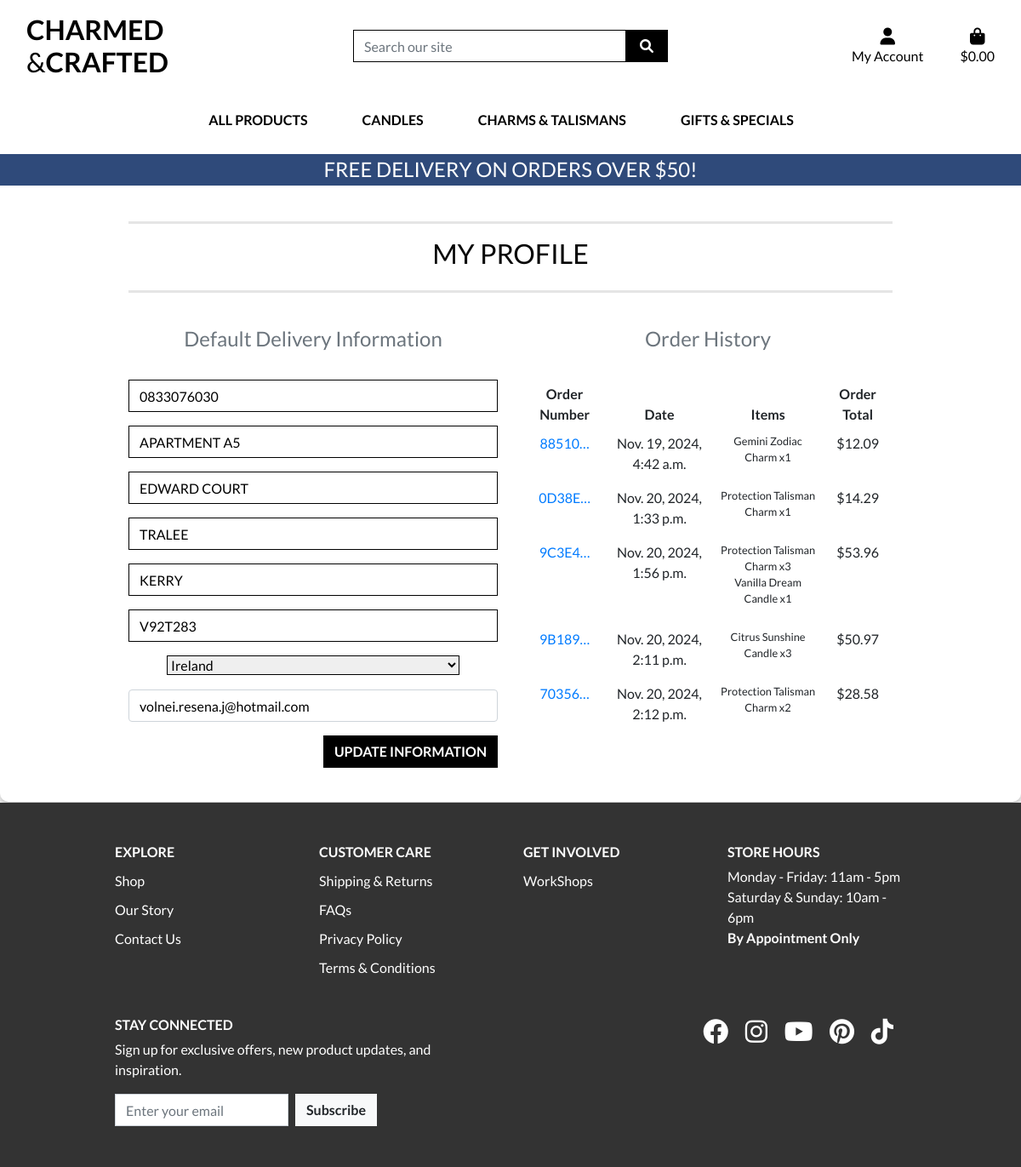
/profile/ (signed in), run on the app's committed database.
### profiles/models.py (models this page shows, shortened)
class UserProfile(models.Model):
    user = models.OneToOneField(User, on_delete=models.CASCADE)
    default_phone_number = models.CharField(
        max_length=20,
        null=True,
        blank=True,
    )
    default_street_address1 = models.CharField(
        max_length=80,
        null=True,
        blank=True,
    )
    default_street_address2 = models.CharField(
        max_length=80,
        null=True,
        blank=True,
    )
    default_town_or_city = models.CharField(
        max_length=40,
        null=True,
        blank=True,
    )
    default_county = models.CharField(max_length=80, null=True, blank=True)
    default_postcode = models.CharField(max_length=20, null=True, blank=True)
    default_country = models.CharField(
        max_length=2,
        choices=get_country_choices(),
        blank=True,
        null=True,
    )

### checkout/models.py (models this page shows, shortened)
class Order(models.Model):
    order_number = models.CharField(max_length=32, null=False, editable=False)
    user_profile = models.ForeignKey(
        UserProfile, on_delete=models.SET_NULL,
        null=True, blank=True, related_name='orders')
    full_name = models.CharField(max_length=50, null=False, blank=False)
    email = models.EmailField(max_length=254, null=False, blank=False)
    phone_number = models.CharField(max_length=20, null=False, blank=False)
    country = models.CharField(
        max_length=2,
        choices=get_country_choices(),
        blank=True,
        null=True,
    )
    postcode = models.CharField(max_length=20, null=True, blank=True)
    town_or_city = models.CharField(max_length=40, null=False, blank=False)
    street_address1 = models.CharField(max_length=80, null=False, blank=False)
    street_address2 = models.CharField(max_length=80, null=True, blank=True)
    county = models.CharField(max_length=80, null=True, blank=True)
    date = models.DateTimeField(auto_now_add=True)
    delivery_cost = models.DecimalField(max_digits=6,
                                        decimal_places=2,
                                        null=False,
                                        default=0
                                        )
    order_total = models.DecimalField(max_digits=10,
                                      decimal_places=2,
                                      null=False,
                                      default=0
                                      )
    grand_total = models.DecimalField(max_digits=10,
                                      decimal_places=2,
                                      null=False,
                                      default=0
                                      )
    original_bag = models.TextField(null=False, blank=False, default='')
    stripe_pid = models.CharField(max_length=254,
                                  null=False,
                                  blank=False,
                                  default=''
                                  )

class OrderLineItem(models.Model):
    order = models.ForeignKey(
        Order, null=False,
        blank=False,
        on_delete=models.CASCADE,
        related_name='lineitems'
        )
    product = models.ForeignKey(
        Product,
        null=False,
        blank=False,
        on_delete=models.CASCADE
        )
    product_size = models.CharField(
        max_length=2,
        null=True,
        blank=True
        )
    quantity = models.IntegerField(null=False, blank=False, default=0)
    lineitem_total = models.DecimalField(
        max_digits=6,
        decimal_places=2,
        null=False,
        blank=False,
        editable=False
        )

### products/models.py (models this page shows, shortened)
class Product(models.Model):
    category = models.ForeignKey('Category',
                                 null=True,
                                 blank=True,
                                 on_delete=models.CASCADE
                                 )
    sku = models.CharField(max_length=254, null=True, blank=True)
    name = models.CharField(max_length=254)
    description = models.TextField()
    has_sizes = models.BooleanField(
        default=False,
        null=True,
        blank=True
    )
    price = models.DecimalField(max_digits=6, decimal_places=2)
    rating = models.DecimalField(
        max_digits=6,
        decimal_places=2,
        null=True,
        blank=True
    )
    image_url = models.URLField(max_length=1024, null=True, blank=True)
    image = models.ImageField(null=True, blank=True)

### profiles/views.py (the view, shortened to what this page needs)
# urls.py: path('profile/', include('profiles.urls')),
@login_required
@ensure_csrf_cookie
def profile(request):
    user_profile = get_object_or_404(UserProfile, user=request.user)
    form = UserProfileForm(instance=user_profile)
    orders = user_profile.orders.all()
    template = 'profiles/profile.html'
    context = {
        'form': form,
        'orders': orders,
        'on_profile_page': True
    }
    return render(request, template, context)

### home/forms.py
class SubscriptionForm(forms.ModelForm):
    class Meta:
        model = Subscription
        fields = ['email']
        widgets = {
            'email': forms.EmailInput(attrs={
                'class': 'form-control mr-2 mb-2 mb-lg-0',
                'placeholder': 'Enter your email',
                'style': 'border-radius: 0;',
                'id': 'id_subscription_email',
            }),
        }

### profiles/forms.py
class UserProfileForm(forms.ModelForm):
    class Meta:
        model = UserProfile
        exclude = ('user',)
    def __init__(self, *args, **kwargs):
        super().__init__(*args, **kwargs)
        placeholders = {
            'default_phone_number': 'Phone Number',
            'default_postcode': 'Postal Code',
            'default_town_or_city': 'Town or City',
            'default_street_address1': 'Street Address 1',
            'default_street_address2': 'Street Address 2',
            'default_county': 'County, State or Locality',
        }
        self.fields['default_phone_number'].widget.attrs['autofocus'] = True
        for field in self.fields:
            if field != 'default_country':
                if self.fields[field].required:
                    placeholder = f'{placeholders[field]} *'
                else:
                    placeholder = placeholders[field]
                self.fields[field].widget.attrs['placeholder'] = placeholder
            self.fields[field].widget.attrs['class'] = (
                'border-black rounded-0 profile-form-input')
            self.fields[field].label = False

### bag/contexts.py (called while the page is built, shortened)
def bag_contents(request):
    bag_items = []
    total = 0
    product_count = 0
    bag = request.session.get('bag', {})
    if total < settings.FREE_DELIVERY_THRESHOLD:
        delivery = total * Decimal(settings.STANDARD_DELIVERY_PERCENTAGE / 100)
        free_delivery_delta = settings.FREE_DELIVERY_THRESHOLD - total
    else:
        delivery = 0
        free_delivery_delta = 0
    grand_total = delivery + total
    context = {
        'bag_items': bag_items,
        'total': total,
        'product_count': product_count,
        'delivery': delivery,
        'free_delivery_delta': free_delivery_delta,
        'free_delivery_threshold': settings.FREE_DELIVERY_THRESHOLD,
        'grand_total': grand_total,
    }
    return context

### home/context_processors.py (called while the page is built)
def subscription_form(request):
    return {'subscription_form': SubscriptionForm()}

### profiles/templates/profiles/profile.html (shortened to what this page needs)
{% extends "base.html" %}
{% load static %}
{% block extra_css %}
    <link rel="stylesheet" href="{% static 'profiles/css/profile.css' %}">
{% endblock %}
{% block page_header %}
    <div class="container header-container">
    </div>
{% endblock %}
{% block content %}
<div class="overlay clearover">
    <div class="container">
        <div class="row">
            <div class="col">
                <hr>
                <h2 class="logo-font mb-4">My Profile</h2>
                <hr>
            </div>
        </div>
        <div class="row">
            <div class="col-12 col-lg-6">
                <p class="text-muted">Default Delivery Information</p>
                <form class="mt-3" action="{% url 'profile' %}" method="POST" id="profile-update-form">
                    {{ form|crispy }}
                    <div class="form-group">
                        <input type="email" name="email" id="id_email" class="form-control" value="{{ user.email }}" required placeholder="E-mail">
                    </div>
                    <button class="btn btn-black rounded-0 text-uppercase float-right">Update Information</button>
                </form>
            </div>
        <div class="col-12 col-lg-6">
            <p class="text-muted">Order History</p>
            <div class="order-history table-responsive">
                <table class="table table-sm table-borderless">
                    <thead>
                        <tr>
                            <th>Order Number</th>
                            <th>Date</th>
                            <th>Items</th>
                            <th>Order Total</th>
                        </tr>
                    </thead>
                    <tbody>
                        {% for order in orders %}
                            <tr>
                                <td>
                                    <a href="{% url 'order_history' order.order_number %}"
                                    title="{{ order.order_number }}">
                                        {{ order.order_number|truncatechars:6 }}
                                    </a>
                                </td>
                                <td>{{ order.date }}</td>
                                <td>
                                    <ul class="list-unstyled">
                                        {% for item in order.lineitems.all %}
                                            <li class="small">
                                                {{ item.product.name }} x{{ item.quantity }}
                                            </li>
                                        {% endfor %}
                                    </ul>
                                </td>
                                <td>${{ order.grand_total }}</td>
                            </tr>
                        {% endfor %}
                    </tbody>
                </table>
            </div>
        </div>
    </div>
</div>
{% endblock %}

### static/css/base.css (style rules this page uses)
html, body { height: 100%; margin: 0; display: flex; flex-direction: column; }
body { height: 100%; color: #ffffff; font-family: 'Lato'; display: flex; flex-direction: column; }
hr { border-top: 3px solid rgba(0, 0, 0, .1); }
.logo-font { text-transform: uppercase; }
.btn-black { background: black; color: white; }
.btn { font-weight: 600; }
.border-black { border: 1px solid black !important; }
.footer .form-inline input { width: auto; padding: 0.375rem 0.75rem; border-radius: 0; }
ul { list-style: none; }
.overlay { background: #fff7ff; padding: 80px 20px 40px 20px; text-align: center; border-radius: 10px; box-shadow: 0 4px 10px rgba(0, 0, 0, 0.3); color: #060606; min-height: 80vh; }
.overlay p { font-size: 1.5rem; margin: 20px 0 30px; font-weight: 400; }
.clearover { background: #ffffff !important; }
@media (min-width: 992px) { .header-container { padding-top: 164px; } }
@media (min-width: 1200px) { .container { max-width: 80%; } }

### profiles/static/profiles/css/profile.css (style rules this page uses)
.order-history { max-height: 416px; overflow-y: auto; }
#profile-update-form .form-control { color: #000; }
#profile-update-form input::placeholder { color: #aab7c4; }
#id_default_country, #id_default_country option:not(:first-child) { color: #000; }

### data on the page
UserProfile: default_phone_number "0833076030", default_street_address1 "APARTMENT A5", default_street_address2 "EDWARD COURT", default_town_or_city "TRALEE", default_county "KERRY", default_postcode "V92T283", default_country "Ireland"
Order: order_number "88510…", date "Nov. 19, 2024, 4:42 a.m.", grand_total "12.09"
OrderLineItem: product.name "Gemini Zodiac Charm", quantity "1"
Order: order_number "0D38E…", date "Nov. 20, 2024, 1:33 p.m.", grand_total "14.29"
OrderLineItem: product.name "Protection Talisman Charm", quantity "1"
Order: order_number "9C3E4…", date "Nov. 20, 2024, 1:56 p.m.", grand_total "53.96"
OrderLineItem: product.name "Protection Talisman Charm", quantity "3"
OrderLineItem: product.name "Vanilla Dream Candle", quantity "1"
Order: order_number "9B189…", date "Nov. 20, 2024, 2:11 p.m.", grand_total "50.97"
OrderLineItem: product.name "Citrus Sunshine Candle", quantity "3"
Order: order_number "70356…", date "Nov. 20, 2024, 2:12 p.m.", grand_total "28.58"
OrderLineItem: product.name "Protection Talisman Charm", quantity "2"

### other printed values
{{ free_delivery_threshold }} "50"
